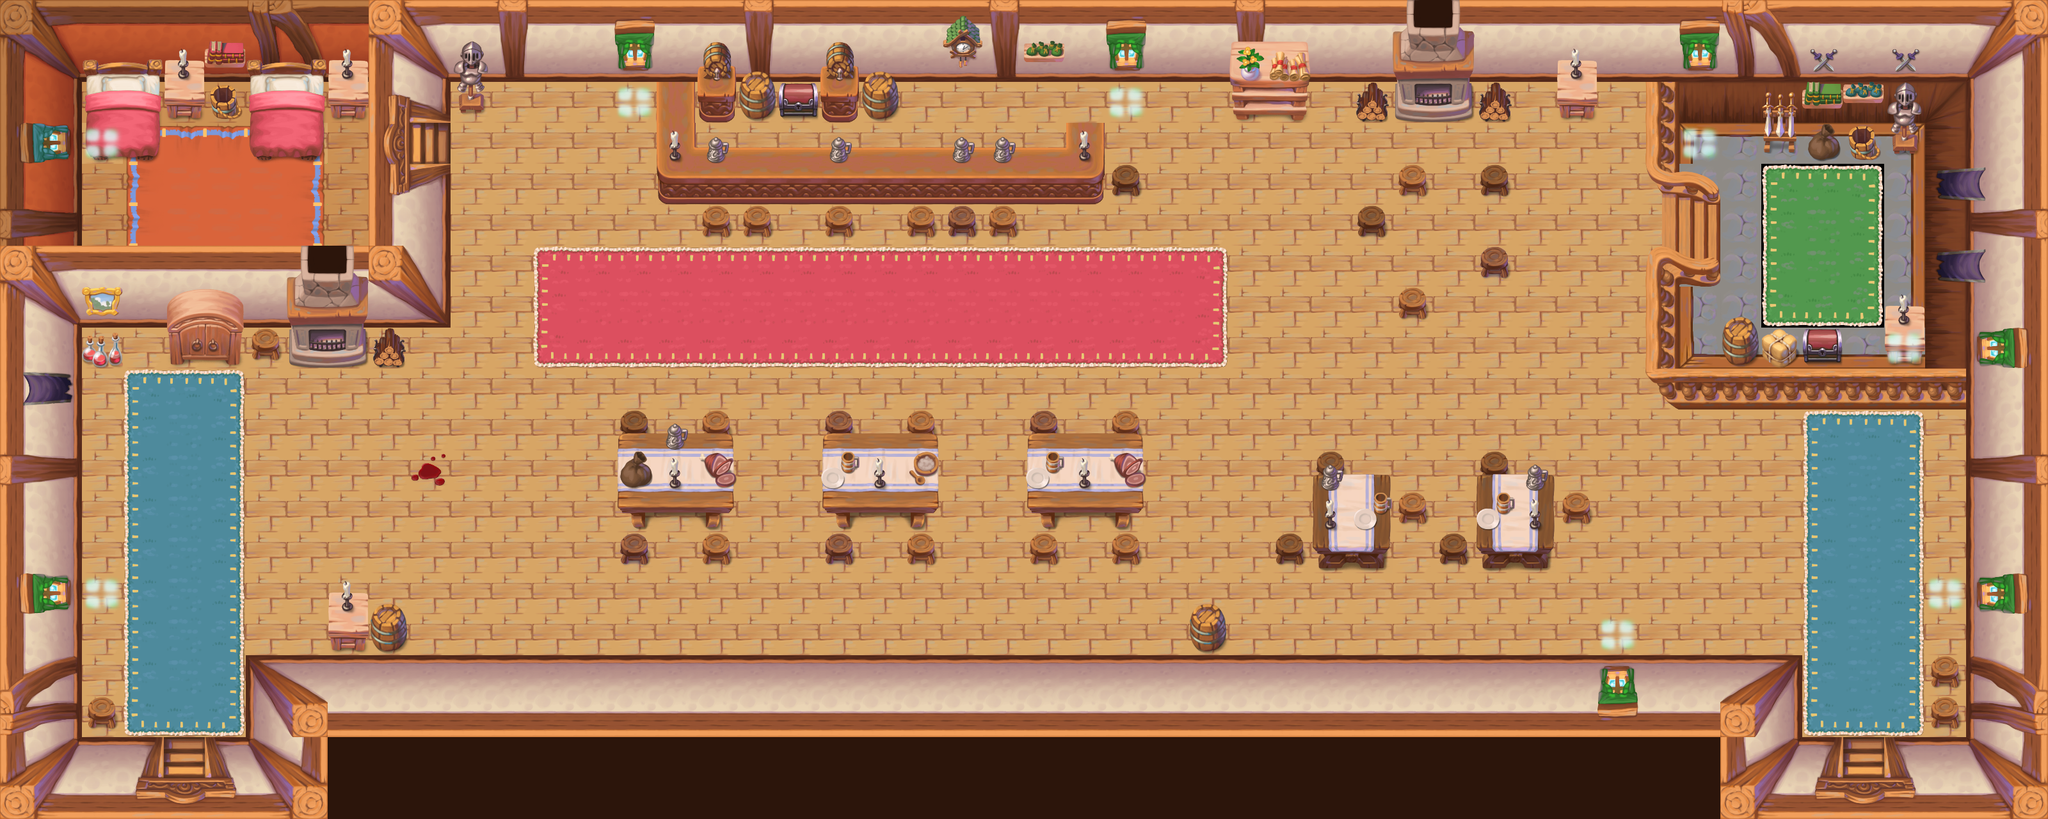

Rendered tile map (Tiled .tmx) drawn with the repository's tilesets; below, a short description and the map source with its tile grids summarised:
An orthogonal 50x20 tile map with 64x64 px tiles, 4 tile layers (Back, Front, Top, Detail), 5 tilesets and 86 objects (2x MapChange, EnterPointRight, EnterpointLeft, bbetty, omork_m, ...).

<map version="1.0" orientation="orthogonal" renderorder="right-down" width="50" height="20" tilewidth="64" tileheight="64" nextobjectid="93">
 <properties>
  <property name="music" value="pub_loop" />
  <property name="playerSpawnPosX" type="int" value="190" />
  <property name="playerSpawnPosY" type="int" value="800" />
 </properties>
 <tileset firstgid="1" name="TownInterior" tilewidth="64" tileheight="64" tilecount="256" columns="16">
  <image source="../Textures/Tilesets/TownInterior.png" width="1024" height="1024" />
 </tileset>
 <tileset firstgid="257" name="TownInteriorColor2" tilewidth="64" tileheight="64" tilecount="256" columns="16">
  <image source="../Textures/Tilesets/TownInteriorColor2.png" width="1024" height="1024" />
 </tileset>
 <tileset firstgid="513" name="TownInteriorColor3" tilewidth="64" tileheight="64" tilecount="256" columns="16">
  <image source="../Textures/Tilesets/TownInteriorColor3.png" width="1024" height="1024" />
 </tileset>
 <tileset firstgid="769" name="Town_blue" tilewidth="64" tileheight="64" tilecount="256" columns="16">
  <image source="../Textures/Tilesets/Town_blue.png" width="1024" height="1024" />
 </tileset>
 <tileset firstgid="1025" name="DungeonColor3" tilewidth="64" tileheight="64" tilecount="256" columns="16">
  <image source="../Textures/Tilesets/DungeonColor3.png" width="1024" height="1024" />
 </tileset>
 <layer name="Back" width="50" height="20">
  <data>[1000 cells, 1000 non-empty, 104 distinct tile ids]</data>
 </layer>
 <layer name="Front" width="50" height="20">
  <data>[1000 cells, 294 non-empty, 99 distinct tile ids]</data>
 </layer>
 <layer name="Top" width="50" height="20">
  <data>[1000 cells, 49 non-empty, 28 distinct tile ids]</data>
 </layer>
 <layer name="Detail" width="50" height="20">
  <data>[1000 cells, 51 non-empty, 25 distinct tile ids]</data>
 </layer>
 <objectgroup name="Enemies" />
 <objectgroup name="Collision">
  <object id="3" x="3080" y="97.3333" width="117.333" height="1182.67" />
  <object id="4" x="388" y="1024" width="2410.67" height="126.667" />
  <object id="5" x="6.66667" y="4" width="106.667" height="1278.67" />
  <object id="11" x="968" y="682" width="175" height="113" />
  <object id="12" x="1287" y="681" width="175" height="111" />
  <object id="13" x="1609" y="678" width="174" height="113" />
  <object id="14" x="1027" y="132" width="61" height="183" />
  <object id="15" x="1091" y="240" width="632" height="73" />
  <object id="16" x="1668" y="194" width="56" height="43" />
  <object id="17" x="1087" y="108" width="313" height="78" />
  <object id="18" x="1922" y="68" width="120" height="117" />
  <object id="19" x="2177" y="49" width="123" height="138" />
  <object id="20" x="2122" y="136" width="43" height="51" />
  <object id="21" x="2319" y="135" width="36" height="54" />
  <object id="22" x="2434" y="97" width="56" height="87" />
  <object id="23" x="2189" y="261" width="36" height="26" />
  <object id="24" x="2122" y="328" width="40" height="23" />
  <object id="25" x="2191" y="453" width="33" height="30" />
  <object id="26" x="2317" y="390" width="36" height="30" />
  <object id="27" x="2314" y="260" width="42" height="32" />
  <object id="28" x="2053" y="746" width="116" height="124" />
  <object id="29" x="1992" y="839" width="41" height="23" />
  <object id="30" x="2067" y="712" width="30" height="25" />
  <object id="32" x="2316" y="711" width="36" height="27" />
  <object id="33" x="2186" y="773" width="37" height="31" />
  <object id="34" x="2253" y="840" width="37" height="25" />
  <object id="35" x="2446" y="772" width="33" height="31" />
  <object id="36" x="2311" y="741" width="114" height="128" />
  <object id="38" x="1862" y="957" width="52" height="59" />
  <object id="39" x="1741" y="839" width="36" height="24" />
  <object id="40" x="1615" y="842" width="32" height="21" />
  <object id="41" x="1612" y="646" width="35" height="27" />
  <object id="42" x="1738" y="646" width="41" height="26" />
  <object id="43" x="3018" y="1032" width="42" height="22" />
  <object id="44" x="3019" y="1095" width="35" height="24" />
  <object id="45" x="2606" y="613" width="467" height="20" />
  <object id="46" x="2592" y="130" width="24" height="163" />
  <object id="47" x="2591" y="419" width="26" height="191" />
  <object id="48" x="2613" y="416" width="71" height="26" />
  <object id="49" x="2614" y="281" width="64" height="31" />
  <object id="50" x="2829" y="208" width="100" height="42" />
  <object id="51" x="2954" y="204" width="39" height="34" />
  <object id="52" x="2943" y="481" width="65" height="79" />
  <object id="53" x="2695" y="522" width="181" height="41" />
  <object id="54" x="2755" y="199" width="46" height="36" />
  <object id="55" x="1288" y="646" width="39" height="24" />
  <object id="56" x="1420" y="648" width="41" height="26" />
  <object id="57" x="1425" y="840" width="34" height="28" />
  <object id="58" x="1294" y="840" width="41" height="25" />
  <object id="59" x="1107" y="835" width="36" height="36" />
  <object id="60" x="973" y="842" width="34" height="26" />
  <object id="61" x="972" y="645" width="35" height="33" />
  <object id="62" x="1102" y="648" width="37" height="25" />
  <object id="63" x="1101" y="324" width="32" height="37" />
  <object id="64" x="1162" y="330" width="38" height="30" />
  <object id="65" x="1292" y="332" width="34" height="30" />
  <object id="66" x="1421" y="331" width="36" height="30" />
  <object id="67" x="1487" y="333" width="35" height="22" />
  <object id="68" x="1555" y="328" width="34" height="30" />
  <object id="69" x="1746" y="271" width="32" height="26" />
  <object id="70" x="510" y="929" width="64" height="90" />
  <object id="71" x="586" y="952" width="43" height="63" />
  <object id="72" x="142" y="1099" width="33" height="23" />
  <object id="73" x="264" y="512" width="110" height="58" />
  <object id="74" x="394" y="521" width="39" height="25" />
  <object id="75" x="454" y="514" width="116" height="59" />
  <object id="76" x="581" y="517" width="52" height="54" />
  <object id="77" x="130" y="534" width="55" height="38" />
  <object id="78" x="121" y="484" width="581" height="26" />
  <object id="79" x="682" y="120" width="15" height="67" />
  <object id="80" x="676" y="268" width="19" height="212" />
  <object id="81" x="131" y="115" width="112" height="127" />
  <object id="82" x="259" y="98" width="49" height="82" />
  <object id="83" x="331" y="140" width="36" height="39" />
  <object id="84" x="394" y="119" width="104" height="129" />
  <object id="85" x="511" y="104" width="61" height="74" />
  <object id="86" x="681" y="192" width="17" height="69" />
  <object id="87" x="719" y="140" width="34" height="32" />
  <object id="91" x="126" y="6" width="2942" height="102" />
 </objectgroup>
 <objectgroup name="EnterPoints">
  <object id="7" name="EnterPointRight" x="2860.61" y="971.09" width="100" height="100">
   <properties>
    <property name="transitionTag" value="GoTo_Pub_Right_-_Hollowrock" />
   </properties>
  </object>
  <object id="6" name="EnterpointLeft" x="239.394" y="996.12" width="100" height="100">
   <properties>
    <property name="transitionTag" value="GoTo_Pub_Left_-_Hollowrock" />
   </properties>
  </object>
 </objectgroup>
 <objectgroup name="NPC">
  <object id="88" name="Borderline Betty" type="bbetty" x="1566" y="128" width="96" height="96">
   <properties>
    <property name="id" value="pub_bbetty" />
   </properties>
   <ellipse />
  </object>
  </objectgroup>
 <objectgroup name="MapChange">
  <!-- 2 objects omitted --></objectgroup>
 <objectgroup name="Interact" />
 <objectgroup name="Container" />
 <objectgroup name="AnimatedObjects" />
</map>
<!-- 4 of 86 objects omitted -->
